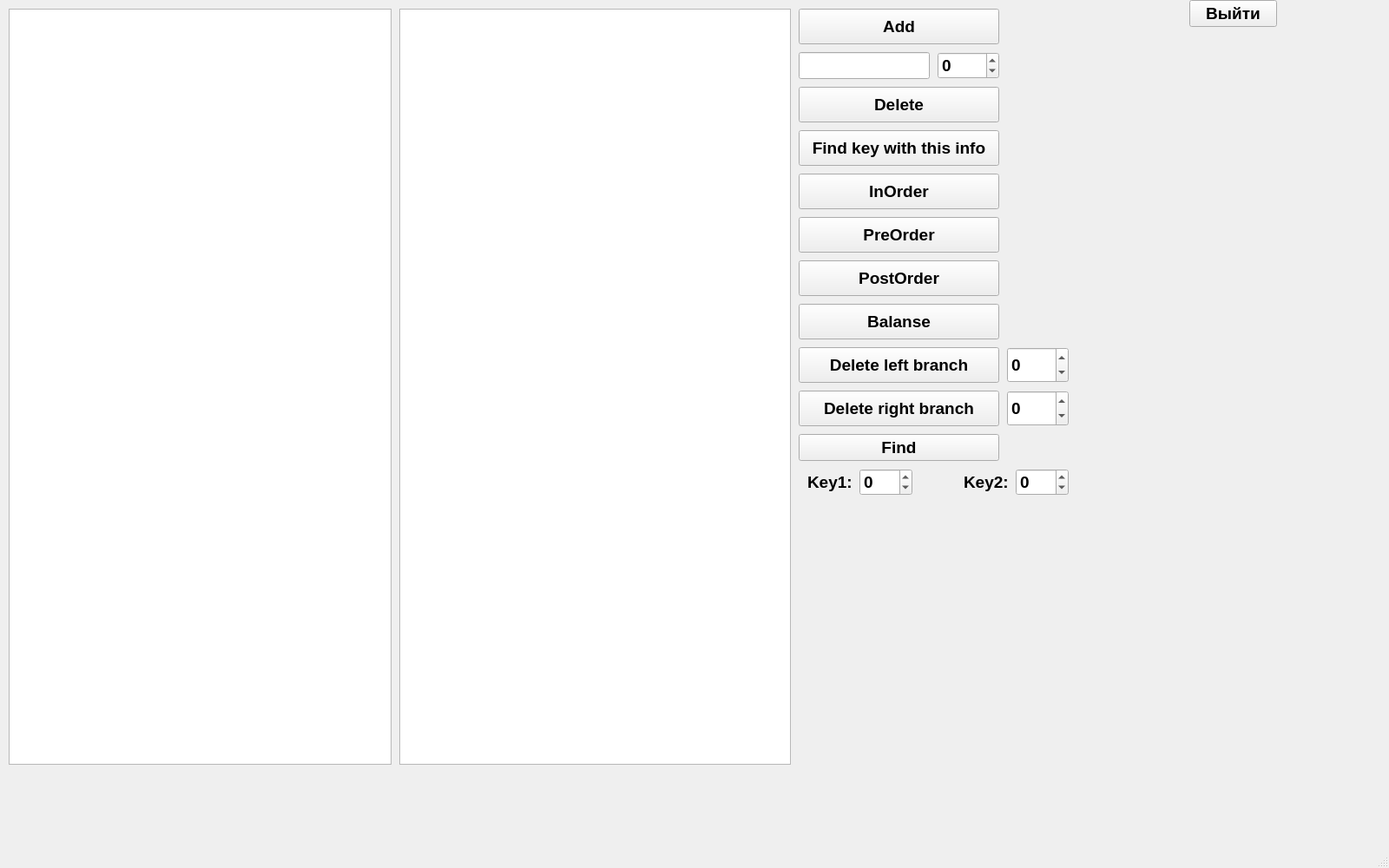
<?xml version="1.0" encoding="UTF-8"?>
<ui version="4.0">
 <class>MainWindow</class>
 <widget class="QMainWindow" name="MainWindow">
  <property name="geometry">
   <rect>
    <x>0</x>
    <y>0</y>
    <width>1600</width>
    <height>1000</height>
   </rect>
  </property>
  <property name="windowTitle">
   <string>MainWindow</string>
  </property>
  <widget class="QWidget" name="centralwidget">
   <widget class="QTreeView" name="treeView">
    <property name="geometry">
     <rect>
      <x>460</x>
      <y>10</y>
      <width>451</width>
      <height>871</height>
     </rect>
    </property>
    <property name="font">
     <font>
      <pointsize>11</pointsize>
      <bold>true</bold>
     </font>
    </property>
   </widget>
   <widget class="QLineEdit" name="lineEdit">
    <property name="geometry">
     <rect>
      <x>920</x>
      <y>60</y>
      <width>151</width>
      <height>31</height>
     </rect>
    </property>
    <property name="font">
     <font>
      <pointsize>11</pointsize>
      <bold>true</bold>
     </font>
    </property>
   </widget>
   <widget class="QSpinBox" name="spinBox">
    <property name="geometry">
     <rect>
      <x>1080</x>
      <y>60</y>
      <width>71</width>
      <height>31</height>
     </rect>
    </property>
    <property name="font">
     <font>
      <pointsize>14</pointsize>
      <bold>true</bold>
     </font>
    </property>
    <property name="minimum">
     <number>-999999999</number>
    </property>
    <property name="maximum">
     <number>999999999</number>
    </property>
   </widget>
   <widget class="QPushButton" name="pushButton_add">
    <property name="geometry">
     <rect>
      <x>920</x>
      <y>10</y>
      <width>231</width>
      <height>41</height>
     </rect>
    </property>
    <property name="font">
     <font>
      <pointsize>14</pointsize>
      <bold>true</bold>
     </font>
    </property>
    <property name="text">
     <string>Add</string>
    </property>
   </widget>
   <widget class="QPushButton" name="pushButton_del">
    <property name="geometry">
     <rect>
      <x>920</x>
      <y>100</y>
      <width>231</width>
      <height>41</height>
     </rect>
    </property>
    <property name="font">
     <font>
      <pointsize>14</pointsize>
      <bold>true</bold>
     </font>
    </property>
    <property name="text">
     <string>Delete</string>
    </property>
   </widget>
   <widget class="QPushButton" name="pushButton_InOrder">
    <property name="geometry">
     <rect>
      <x>920</x>
      <y>200</y>
      <width>231</width>
      <height>41</height>
     </rect>
    </property>
    <property name="font">
     <font>
      <pointsize>14</pointsize>
      <bold>true</bold>
     </font>
    </property>
    <property name="text">
     <string>InOrder</string>
    </property>
   </widget>
   <widget class="QPushButton" name="pushButton_PreOrder">
    <property name="geometry">
     <rect>
      <x>920</x>
      <y>250</y>
      <width>231</width>
      <height>41</height>
     </rect>
    </property>
    <property name="font">
     <font>
      <pointsize>14</pointsize>
      <bold>true</bold>
     </font>
    </property>
    <property name="text">
     <string>PreOrder</string>
    </property>
   </widget>
   <widget class="QPushButton" name="pushButton_PostOrder">
    <property name="geometry">
     <rect>
      <x>920</x>
      <y>300</y>
      <width>231</width>
      <height>41</height>
     </rect>
    </property>
    <property name="font">
     <font>
      <pointsize>14</pointsize>
      <bold>true</bold>
     </font>
    </property>
    <property name="text">
     <string>PostOrder</string>
    </property>
   </widget>
   <widget class="QTextEdit" name="textEdit_ans">
    <property name="geometry">
     <rect>
      <x>10</x>
      <y>10</y>
      <width>441</width>
      <height>871</height>
     </rect>
    </property>
    <property name="font">
     <font>
      <pointsize>11</pointsize>
      <bold>true</bold>
     </font>
    </property>
    <property name="readOnly">
     <bool>false</bool>
    </property>
   </widget>
   <widget class="QPushButton" name="pushButton_balanse">
    <property name="geometry">
     <rect>
      <x>920</x>
      <y>350</y>
      <width>231</width>
      <height>41</height>
     </rect>
    </property>
    <property name="font">
     <font>
      <pointsize>14</pointsize>
      <bold>true</bold>
     </font>
    </property>
    <property name="text">
     <string>Balanse</string>
    </property>
   </widget>
   <widget class="QPushButton" name="pushButton_2">
    <property name="geometry">
     <rect>
      <x>1370</x>
      <y>0</y>
      <width>101</width>
      <height>31</height>
     </rect>
    </property>
    <property name="font">
     <font>
      <pointsize>14</pointsize>
      <bold>true</bold>
     </font>
    </property>
    <property name="text">
     <string>Выйти</string>
    </property>
   </widget>
   <widget class="QLabel" name="label">
    <property name="geometry">
     <rect>
      <x>1160</x>
      <y>360</y>
      <width>151</width>
      <height>21</height>
     </rect>
    </property>
    <property name="font">
     <font>
      <pointsize>14</pointsize>
      <bold>true</bold>
     </font>
    </property>
    <property name="text">
     <string/>
    </property>
   </widget>
   <widget class="QLabel" name="label_2">
    <property name="geometry">
     <rect>
      <x>1160</x>
      <y>160</y>
      <width>201</width>
      <height>31</height>
     </rect>
    </property>
    <property name="font">
     <font>
      <pointsize>14</pointsize>
      <bold>true</bold>
     </font>
    </property>
    <property name="text">
     <string/>
    </property>
   </widget>
   <widget class="QPushButton" name="pushButton">
    <property name="geometry">
     <rect>
      <x>920</x>
      <y>150</y>
      <width>231</width>
      <height>41</height>
     </rect>
    </property>
    <property name="font">
     <font>
      <pointsize>14</pointsize>
      <bold>true</bold>
     </font>
    </property>
    <property name="text">
     <string>Find key with this info</string>
    </property>
   </widget>
   <widget class="QPushButton" name="pushButton_3">
    <property name="geometry">
     <rect>
      <x>920</x>
      <y>400</y>
      <width>231</width>
      <height>41</height>
     </rect>
    </property>
    <property name="font">
     <font>
      <pointsize>14</pointsize>
      <bold>true</bold>
     </font>
    </property>
    <property name="text">
     <string>Delete left branch</string>
    </property>
   </widget>
   <widget class="QPushButton" name="pushButton_4">
    <property name="geometry">
     <rect>
      <x>920</x>
      <y>450</y>
      <width>231</width>
      <height>41</height>
     </rect>
    </property>
    <property name="font">
     <font>
      <pointsize>14</pointsize>
      <bold>true</bold>
     </font>
    </property>
    <property name="text">
     <string>Delete right branch</string>
    </property>
   </widget>
   <widget class="QSpinBox" name="spinBox_2">
    <property name="geometry">
     <rect>
      <x>1160</x>
      <y>400</y>
      <width>71</width>
      <height>41</height>
     </rect>
    </property>
    <property name="font">
     <font>
      <pointsize>14</pointsize>
      <bold>true</bold>
     </font>
    </property>
    <property name="minimum">
     <number>-9999</number>
    </property>
    <property name="maximum">
     <number>9999</number>
    </property>
   </widget>
   <widget class="QSpinBox" name="spinBox_3">
    <property name="geometry">
     <rect>
      <x>1160</x>
      <y>450</y>
      <width>71</width>
      <height>41</height>
     </rect>
    </property>
    <property name="font">
     <font>
      <pointsize>14</pointsize>
      <bold>true</bold>
     </font>
    </property>
    <property name="minimum">
     <number>-9999</number>
    </property>
    <property name="maximum">
     <number>9999</number>
    </property>
   </widget>
   <widget class="QPushButton" name="pushButton_5">
    <property name="geometry">
     <rect>
      <x>920</x>
      <y>500</y>
      <width>231</width>
      <height>31</height>
     </rect>
    </property>
    <property name="font">
     <font>
      <pointsize>14</pointsize>
      <bold>true</bold>
     </font>
    </property>
    <property name="text">
     <string>Find</string>
    </property>
   </widget>
   <widget class="QLabel" name="label_3">
    <property name="geometry">
     <rect>
      <x>1160</x>
      <y>500</y>
      <width>71</width>
      <height>31</height>
     </rect>
    </property>
    <property name="font">
     <font>
      <pointsize>14</pointsize>
      <bold>true</bold>
     </font>
    </property>
    <property name="text">
     <string/>
    </property>
   </widget>
   <widget class="QSpinBox" name="spinBox_4">
    <property name="geometry">
     <rect>
      <x>990</x>
      <y>540</y>
      <width>61</width>
      <height>31</height>
     </rect>
    </property>
    <property name="font">
     <font>
      <pointsize>14</pointsize>
      <italic>false</italic>
      <bold>true</bold>
     </font>
    </property>
    <property name="minimum">
     <number>-9999</number>
    </property>
    <property name="maximum">
     <number>9999</number>
    </property>
   </widget>
   <widget class="QSpinBox" name="spinBox_5">
    <property name="geometry">
     <rect>
      <x>1170</x>
      <y>540</y>
      <width>61</width>
      <height>31</height>
     </rect>
    </property>
    <property name="font">
     <font>
      <pointsize>14</pointsize>
      <bold>true</bold>
     </font>
    </property>
    <property name="minimum">
     <number>-9999</number>
    </property>
    <property name="maximum">
     <number>9999</number>
    </property>
   </widget>
   <widget class="QLabel" name="label_4">
    <property name="geometry">
     <rect>
      <x>930</x>
      <y>540</y>
      <width>54</width>
      <height>31</height>
     </rect>
    </property>
    <property name="font">
     <font>
      <pointsize>14</pointsize>
      <bold>true</bold>
     </font>
    </property>
    <property name="text">
     <string>Key1:</string>
    </property>
   </widget>
   <widget class="QLabel" name="label_5">
    <property name="geometry">
     <rect>
      <x>1110</x>
      <y>540</y>
      <width>54</width>
      <height>31</height>
     </rect>
    </property>
    <property name="font">
     <font>
      <pointsize>14</pointsize>
      <bold>true</bold>
     </font>
    </property>
    <property name="text">
     <string>Key2:</string>
    </property>
   </widget>
  </widget>
  <widget class="QMenuBar" name="menubar">
   <property name="geometry">
    <rect>
     <x>0</x>
     <y>0</y>
     <width>1600</width>
     <height>22</height>
    </rect>
   </property>
  </widget>
  <widget class="QStatusBar" name="statusbar"/>
 </widget>
 <resources/>
 <connections/>
</ui>
